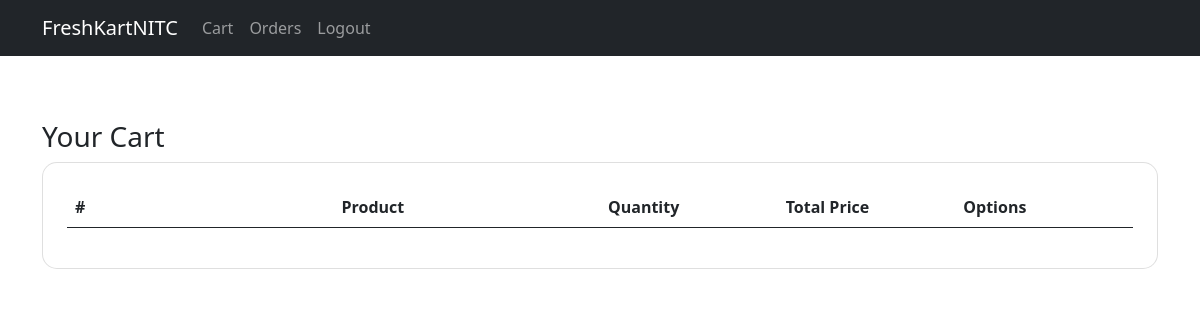
Before: /cart (signed in) with the older database file.
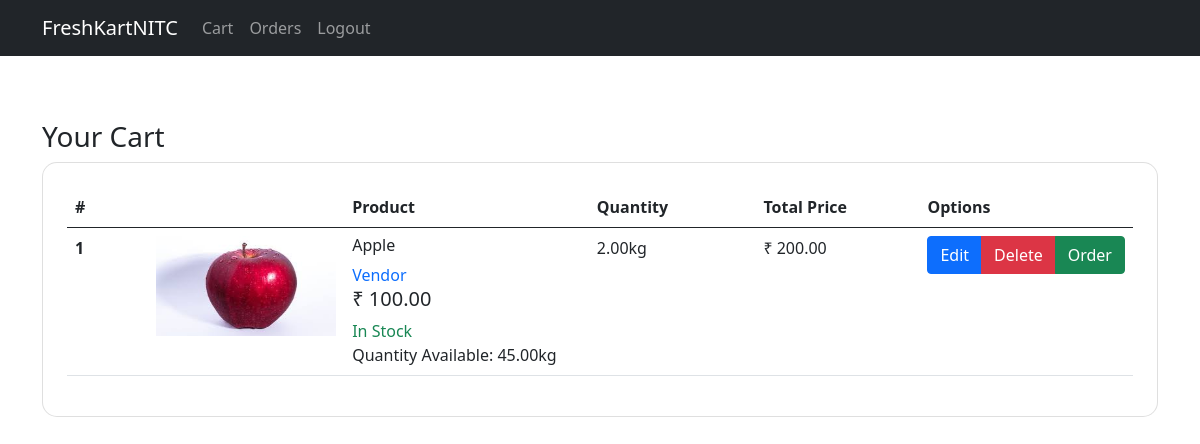
After: the same page with the newer database file.
### application/models.py (models this page shows)
class Products(db.Model):
    __tablename__ = 'products'
    id = db.Column(db.Integer, primary_key=True, autoincrement=True)
    name = db.Column(db.String(255), nullable=False)
    vendor = db.Column(db.Integer, db.ForeignKey('vendors.id'), nullable=False)
    image = db.Column(db.String(255), nullable=False)
    category = db.Column(db.String(255), nullable=False)
    price = db.Column(db.Numeric(10,2), nullable=False)
    qty = db.Column(db.Numeric(10,2), nullable=False)
    unit = db.Column(db.String(255), nullable=False)

class Vendors(db.Model):
    __tablename__ = 'vendors'
    id = db.Column(db.Integer, primary_key=True, autoincrement=True)
    name = db.Column(db.String(255), nullable=False)
    email = db.Column(db.String(255), nullable=False, unique=True)
    phone = db.Column(db.String(10), nullable=False)
    password = db.Column(db.String(255), nullable=False)

class Orders(db.Model):
    __tablename__ = 'orders'
    id = db.Column(db.Integer, primary_key=True, autoincrement=True)
    vendor = db.Column(db.Integer, db.ForeignKey('vendors.id'), nullable=False)
    user = db.Column(db.Integer, db.ForeignKey('users.id'), nullable=False)
    product = db.Column(db.Integer, db.ForeignKey('products.id'), nullable=False)
    date = db.Column(db.String(255), nullable=False)
    qty = db.Column(db.Numeric(10,2), nullable=False)
    price = db.Column(db.Numeric(10,2), nullable=False)
    state = db.Column(db.String(255), nullable=False)

### application/controllers.py (the view)
@app.route('/cart')
@buyer_login_required
def cart():
    items = utils.get_cart_data(session['id'])
    return render_template("cart.html",orders=items)

### application/controllers.py (called while the page is built)
def buyer_login_required(f):
    @wraps(f)
    def wrap(*args, **kwargs):
        if 'type' in session and session['type'] == 'Buyer' and 'status' in session:
            return f(*args, **kwargs)
        else:
            flash('Unauthorized Access','danger')
            return redirect(url_for('login'))
    return wrap

### application/utils.py (called while the page is built)
def get_cart_data(id):
    cart_list = []
    orders = Orders.query.filter_by(user=id,state="In Cart").all()
    for order in orders:
        product = Products.query.filter_by(id=order.product).first()
        vendor = Vendors.query.filter_by(id=order.vendor).first()
        cart_list.append({
            'id': order.id,
            'image': product.image,
            'name': product.name,
            'qty' : order.qty,
            'vendor': vendor.name,
            'price': product.price,
            'available': product.qty,
            'unit': product.unit,
            'total': round(product.price*order.qty,2)
        })
    return cart_list

### templates/cart.html
{% extends 'base_buyer.html' %}
{% block content %}
<div class="container py-5 h-100">
    <h3>Your Cart</h3>
    <div class="card" style="border-radius: 15px;">
        <div class="card-body p-4" style="overflow-x:auto;">
            <table class="table">
                <thead>
                  <tr>
                    <th class = "col-1">#</th>
                    <th class = "col-2"></th>
                    <th class = "col-3">Product</th>
                    <th class = "col-2">Quantity</th>
                    <th class = "col-2">Total Price</th>
                    <th class = "col-2">Options</th>
                  </tr>
                </thead>
                <tbody>
                    {% for order in orders %}
                        <tr>
                            <th>{{ loop.index }}</th>
                            <td><img src="/static/images/{{order['image']}}" height=100 width=180/></td>
                            <td>
                                <div class="d-flex flex-column">
                                    <h6>{{ order['name'] }}</h6>
                                    <span class="text-primary">{{ order['vendor'] }}</span>
                                    <h5>₹ {{ order['price'] }}</h5>
                                    {% if order['available'] > 0 %}
                                    <span class="text-success text-capitalize">In Stock</span>
                                    <span>Quantity Available: {{order['available']}}{{order['unit']}}</span>
                                    {% else %}
                                    <span class="text-danger text-capitalize">Out Of Stock</span>
                                    {% endif %}
                                  </div>
                            </td>
                            <td>{{ order['qty'] }}{{order['unit']}}</td>
                            <td>₹ {{ order['total']}}</td>
                            <td>
                                <div class="btn-group">
                                    <a href="{{url_for('edit_kart',id=order['id'])}}" class="btn btn-primary">Edit</a>
                                    <a href="{{url_for('delete_from_kart',id=order['id'])}}" class="btn btn-danger">Delete</a>
                                    <a href="{{url_for('item_order',id=order['id'])}}" class="btn btn-success">Order</a>
                                </div>
                            </td>
                        </tr>
                    {% endfor %}
                </tbody>
              </table>
        </div>
    </div>
</div>
{% endblock %}

### templates/base_buyer.html (shortened to what this page needs)
<!doctype html>
<html lang="en">
  <head>
    <link href="https://cdn.jsdelivr.net/npm/bootstrap@5.0.2/dist/css/bootstrap.min.css" rel="stylesheet"
>
  </head>
  <body>
    <nav class="navbar navbar-expand-md navbar-dark bg-dark">
        <div class="container">
            <a class="navbar-brand" href="{{ url_for('home')}}">FreshKartNITC</a>
            <div class="collapse navbar-collapse" id="navbarNav">
                <ul class="navbar-nav">
                    <li class="nav-item">
                        <a class="nav-link" href="{{ url_for('cart')}}">Cart</a>
                    </li>
                    <li class="nav-item">
                        <a class="nav-link" href="{{ url_for('orders')}}">Orders</a>
                    </li>
                    <li class="nav-item">
                        <a class="nav-link" href="{{ url_for('logout')}}">Logout</a>
                    </li>
                </ul>
            </div>
        </div>
    </nav>
    {% block content %} {% endblock %}
  </body>
</html>

Changed rows visible on the page:
now on this page (row unchanged): Products: image (picture), name "Apple", price "100.00", available "45.00", unit "kg", unit "kg"
now on this page (row unchanged): Vendors: vendor "Vendor"
added Orders: qty "2.00"
Other visible differences:
new list line: "1 ₹ In Stock Quantity Available: ₹ 200.00 Edit Delete Order"
